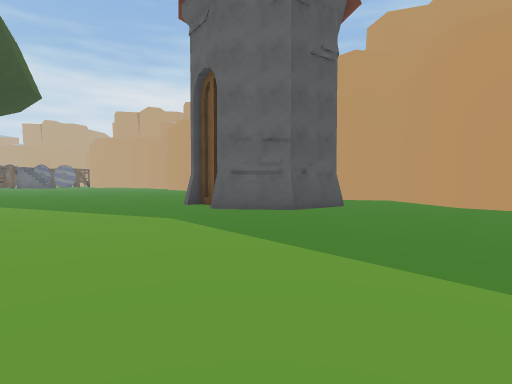
[1] (above)

24 first-person views from a walk through a scene from a Unity 3-D project. The camera is 1.3 m above the floor, tilts 2° down and sees 80° across. The floor is counted in squares, 2 m on a side. Each view is taken from the middle of a square. On the plan, view 1 faces up. The plan holds only what a view shows up to about 10 squares ahead; the rest is blank. The place goes on beyond the plan. The player character is not drawn. Some animated figures are left out. Some surface patterns are stand-ins.

[2]
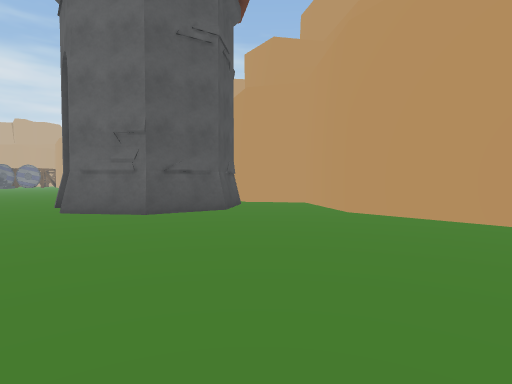

[3]
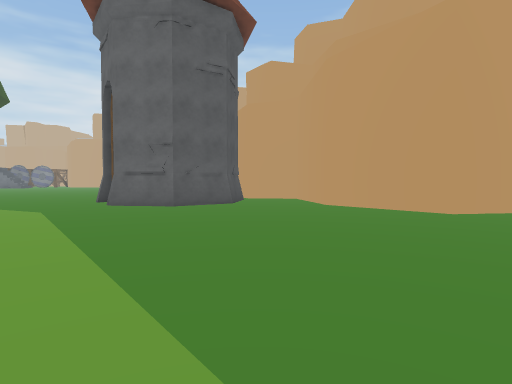

[4]
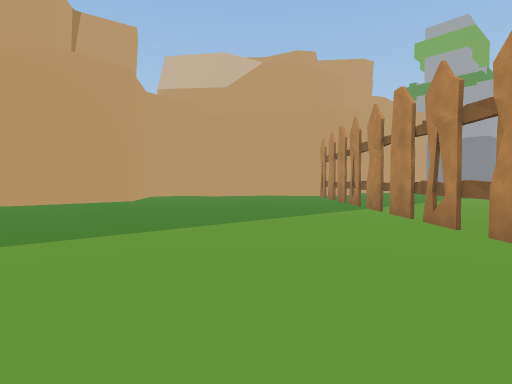

[5]
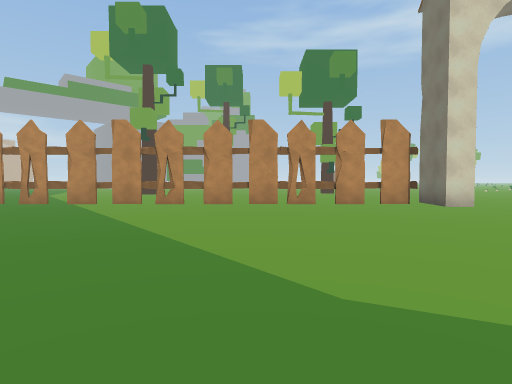

[6]
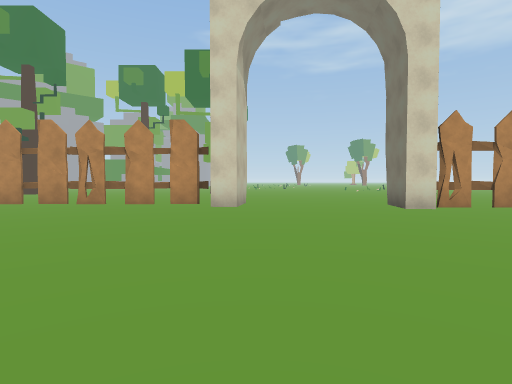

[7]
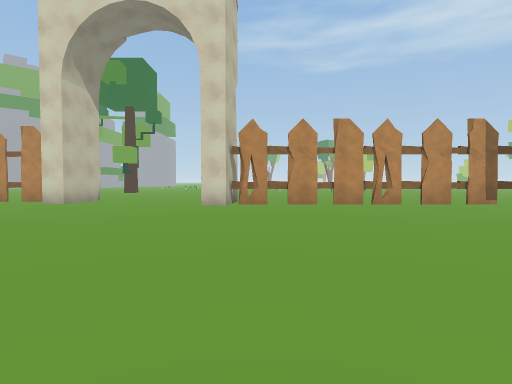

[8]
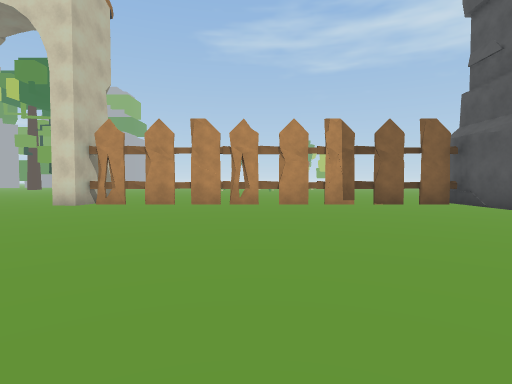

[9]
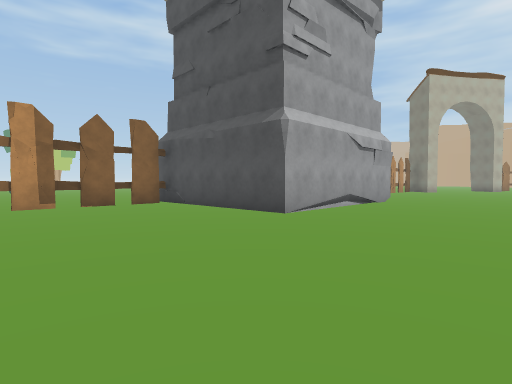

[10]
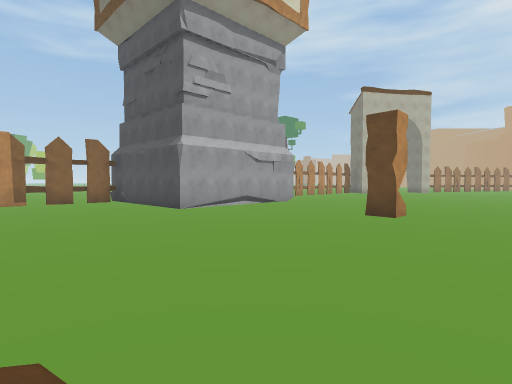

[11]
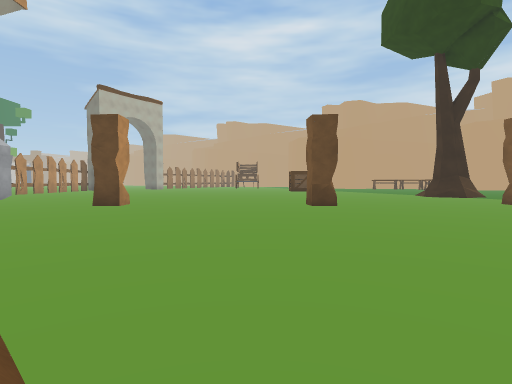

[12]
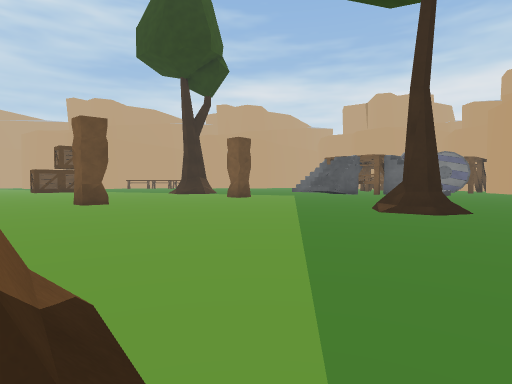

[13]
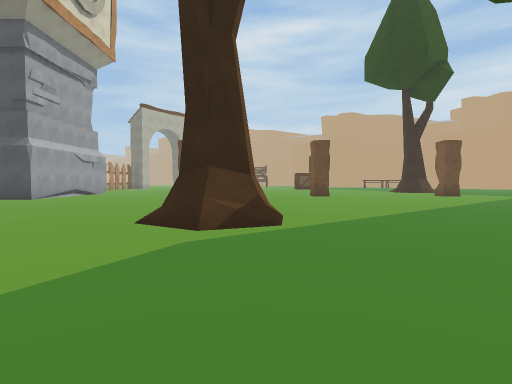

[14]
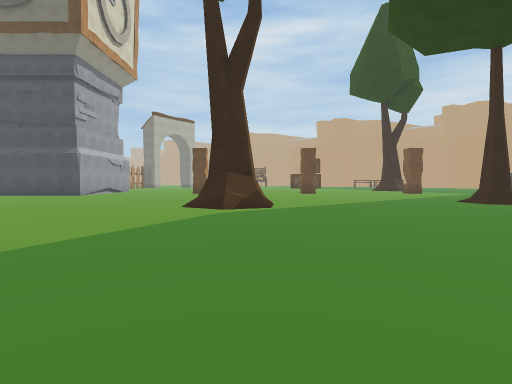

[15]
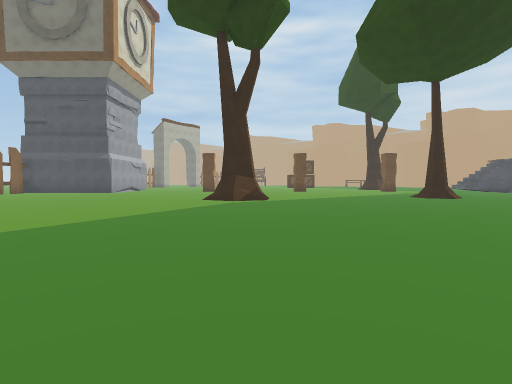

[16]
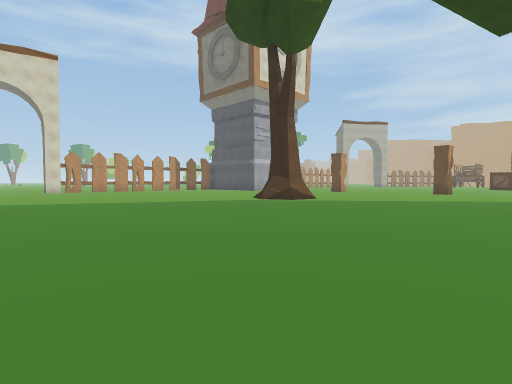

[17]
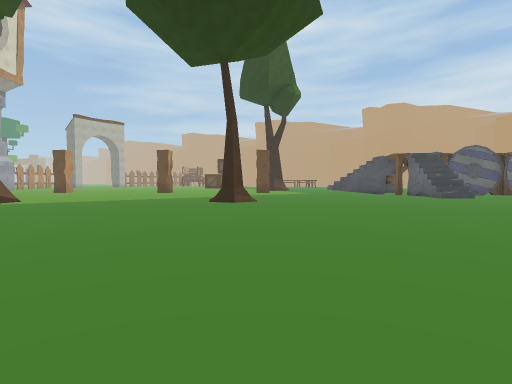

[18]
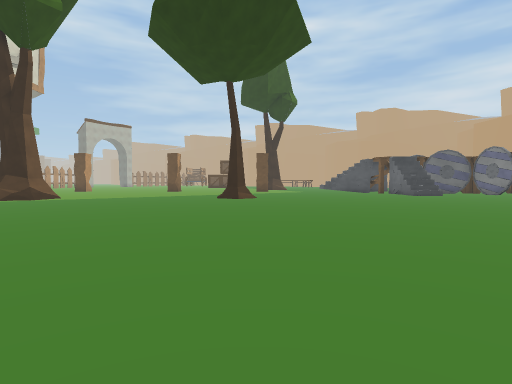

[19]
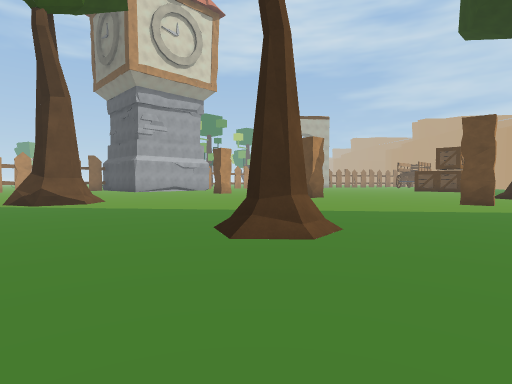

[20]
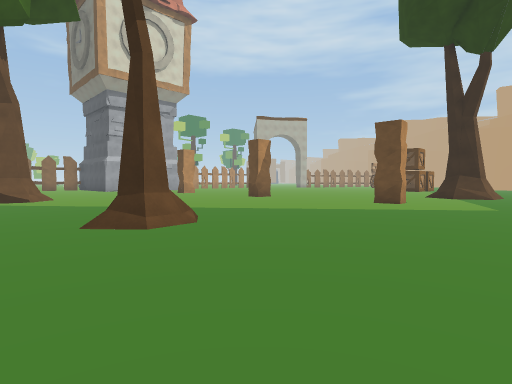

[21]
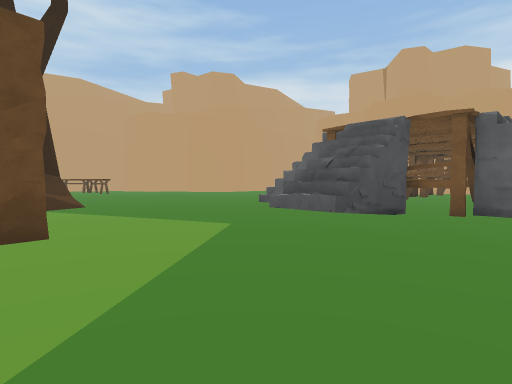

[22]
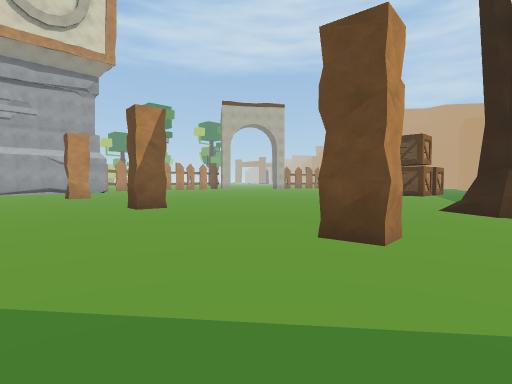

[23]
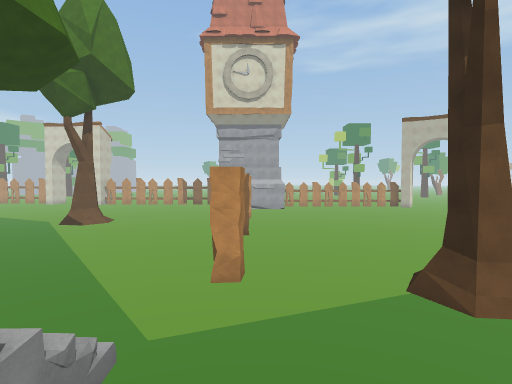

[24]
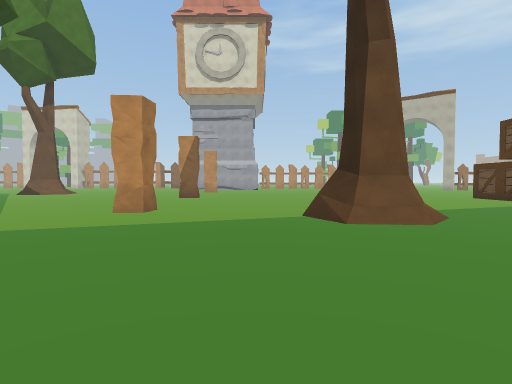

### Floor plan
Points are (right, up) in squares from view 1. A wall is a line through its corners. A room is listed if a view was taken in it or the views show most of it. See-through windows are left out.
Room 1 (views 1, 2, 3, 4, 5, 6, 7, 8, 9, 10, 11, 12, 13, 14, 15, 16, 17, 18, 19, 20, 21, 22, 23, 24)
walls: (-24, 9.4) (-24.1, 8.6); (-24.8, 9.4) (-24, 9.4) (-24.2, 8.6); (-24.7, 15.3) (-24, 15) (-24.1, 14.5) (-24.7, 14.4); (-24.8, 15.2) (-24, 15.1); (-1.1, 8.1) (-1.6, 8.7); (-24.1, 20) (-24.7, 20.1) (-24.7, 20.7) (-24.1, 20.8) (-24.1, 20); (-11.4, -1.7) (-11.2, -0.1) (-10.5, -0.2) (-10.7, -1.7); (-24.2, 20.8) (-24, 20); (-21.8, -0.5) (-11.3, -0.5); (-5.8, -1.7) (7, -1.7); (-6.7, -2.2) (-6.5, -0.7) (-5.9, -0.8) (-6.1, -2.5); (2.5, 9.8) (2.2, 8) (0.8, 7) (-0.6, 7.2); (-27.2, 4.1) (-21.8, 4.1) (-21.8, -1.2); (-2.4, -1.5) (-1.9, -1.8); (1.3, -1.6) (1.8, -1.8); (7.6, 5.1) (6.9, 5) (4.9, 7.4) (4.5, 10.4) (2.7, 10.6)
ways out: gap at (-19, -1); gap at (-14.5, -1)
objects: other object (-29, 21) to (-28, 22); other object (-24, 27); other object (-17, 11) to (-15, 12); other object (-17, 19)

Positions as (right, up) in squares from view 1, and headings:
1: (0, 0), facing up
2: (3, 1), facing up
3: (3, -1), facing up
4: (-3, 1), facing right
5: (-1, 7), facing down
6: (-7, 7), facing down
7: (-12, 8), facing down
8: (-16, 8), facing down
9: (-17, 8), facing down-left
10: (-17, 12), facing down-left
11: (-16, 13), facing left
12: (-15, 12), facing up-left
13: (-11, 12), facing left
14: (-8, 12), facing left
15: (-5, 12), facing left
16: (-7, 19), facing down-left
17: (-7, 20), facing left
18: (-5, 20), facing left
19: (-14, 22), facing down-left
20: (-15, 24), facing down-left
21: (-20, 20), facing up-left
22: (-21, 22), facing down-left
23: (-25, 27), facing down
24: (-27, 27), facing down
